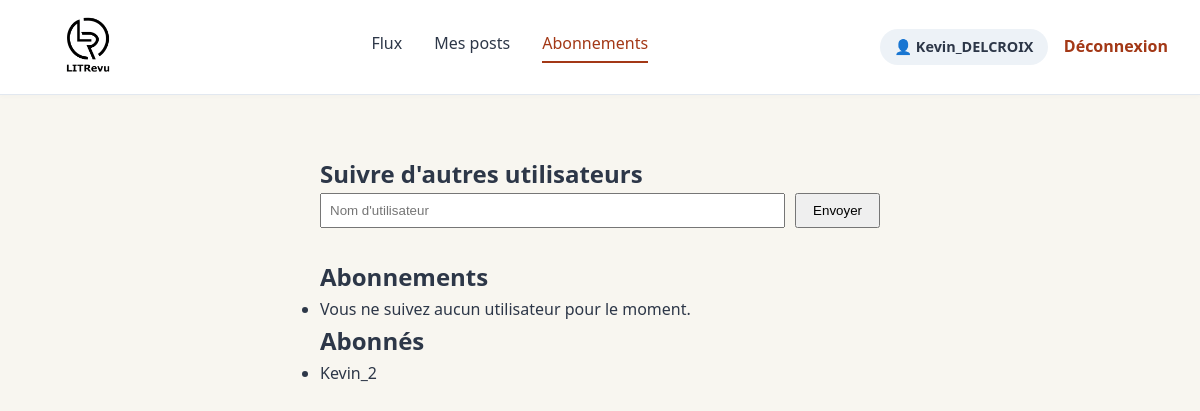
The page /subscriptions/ (signed in) on the database as committed earlier.
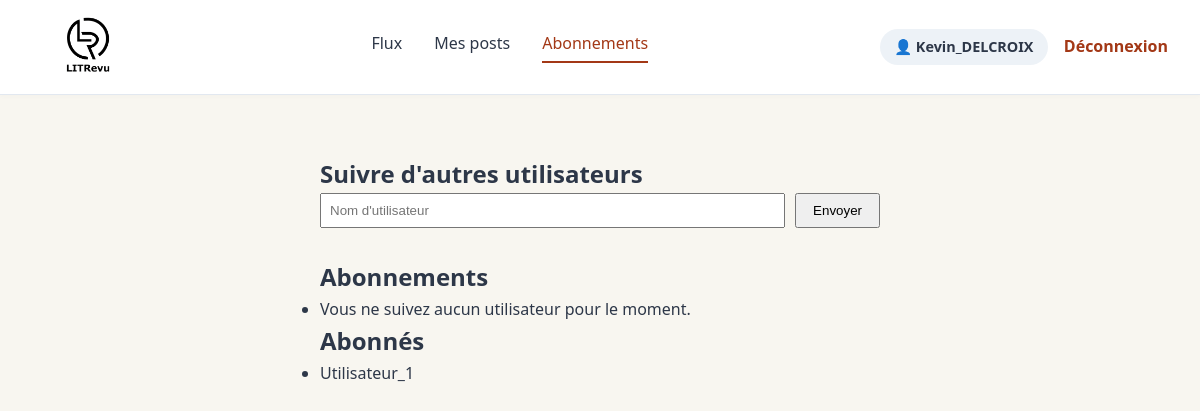
The same page on the database as committed later.
### litrevu/models.py (models this page shows, shortened)
class UserFollows(models.Model):
    user = models.ForeignKey(
        to=settings.AUTH_USER_MODEL,
        on_delete=models.CASCADE,
        related_name="following",
    )
    followed_user = models.ForeignKey(
        to=settings.AUTH_USER_MODEL,
        on_delete=models.CASCADE,
        related_name="followed_by",
    )
    class Meta:
        unique_together = ("user", "followed_user")
        verbose_name = "Abonnement"
        verbose_name_plural = "Abonnements"

### authentication/models.py (models this page shows)
class User(AbstractUser):
    pass

### authentication/views.py (the view, shortened to what this page needs)
# urls.py: django.urls.path('subscriptions/', auth_views.subscriptions, name='subscriptions'),
@login_required
def subscriptions(request):
    message = ""
    following = UserFollows.objects.filter(user=request.user)
    followers = UserFollows.objects.filter(followed_user=request.user)
    context = {
        "following": following,
        "followers": followers,
        "message": message,
    }
    return render(request, "litrevu/subscriptions.html", context)

### litrevu/templates/litrevu/subscriptions.html (shortened to what this page needs)
{% extends 'authentication/base.html' %}
{% block content %}
<div style="max-width: 600px; margin: 0 auto; padding: 20px;">
    <h2>Suivre d'autres utilisateurs</h2>
    <form method="post" style="margin-bottom: 30px;">
        <div style="display: flex; gap: 10px;">
            <input type="text" name="username" placeholder="Nom d'utilisateur" required style="flex: 1; padding: 8px;">
            <button type="submit" style="padding: 8px 16px;">Envoyer</button>
        </div>
    </form>
    <h2>Abonnements</h2>
    <ul>
        {% for follow in following %}
            <li style="display: flex; justify-content: space-between; align-items: center; margin-bottom: 10px;">
                <span>{{ follow.followed_user.username }}</span>
                <form method="post" action="{% url 'unsubscribe' follow.id %}">
                    {% csrf_token %}
                    <button type="submit" class="btn-danger">Désabonner</button>
                </form>
            </li>
        {% empty %}
            <li>Vous ne suivez aucun utilisateur pour le moment.</li>
        {% endfor %}
    </ul>
    <h2>Abonnés</h2>
    <ul>
        {% for follower in followers %}
            <li>{{ follower.user.username }}</li>
        {% empty %}
            <li>Aucun utilisateur ne vous suit pour le moment.</li>
        {% endfor %}
    </ul>
</div>
{% endblock %}

Rows that differ between the two databases and show on the page:
removed UserFollows: user.username "Kevin_2"
added UserFollows: user.username "Utilisateur_1"
